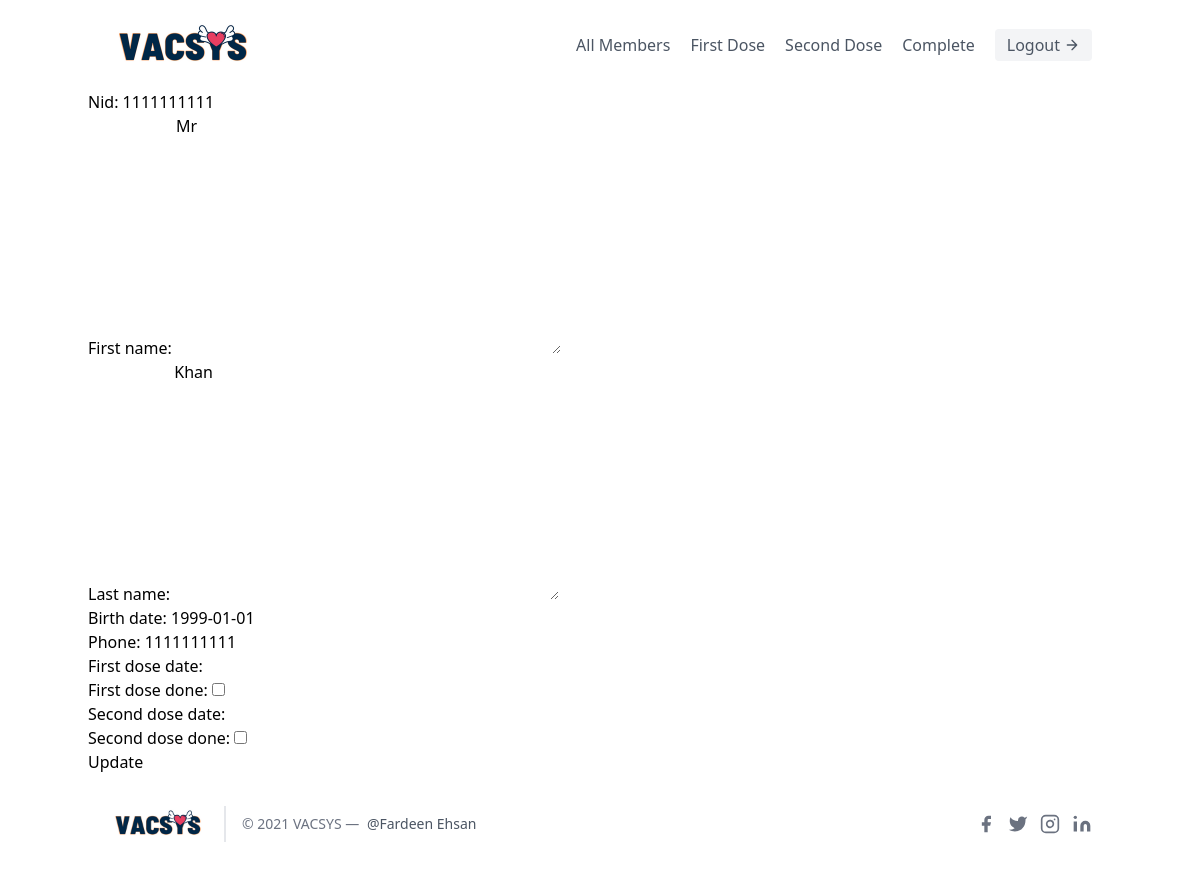
The page /dashboard/member/1111111111 (signed in) on the database its author committed.
### vaccine/models.py (models this page shows, shortened)
class Member(models.Model):
    nid = models.IntegerField(primary_key=True)
    first_name = models.TextField(max_length=20)
    last_name = models.TextField(max_length=20)
    birth_date = models.DateField()
    phone = models.IntegerField()
    first_dose_date = models.DateField(blank=True, null=True)
    first_dose_done = models.BooleanField(default=False)
    second_dose_date = models.DateField(blank=True, null=True)
    second_dose_done = models.BooleanField(default=False)
    HOSPITAL_CHOICES = (
        (1, 'Dhaka Medical College Hospital'),
        (2, 'Delta Medical College'),
    )
    hospital_choice = models.PositiveSmallIntegerField(choices=HOSPITAL_CHOICES, blank=True, null=True)

### vaccine/views.py (the view, shortened to what this page needs)
# urls.py: path('dashboard/member/<pk>', MemberDetailView.as_view(), name='member-details'),
class MemberDetailView(LoginRequiredMixin, generic.UpdateView):
    template_name = "vaccine/member_details.html"
    form_class = MemberUpdateForm
    def get_queryset(self):
        user = self.request.user
        return Member.objects.filter()

### vaccine/forms.py
class MemberUpdateForm(forms.ModelForm):
    class Meta:
        model = Member
        fields = (
            'nid',
            'first_name',
            'last_name',
            'birth_date',
            'phone',
            'first_dose_date',
            'first_dose_done',
            'second_dose_date',
            'second_dose_done',
        )

### vaccine/templates/vaccine/member_details.html (shortened to what this page needs)
{% extends 'base.html' %}
{% block content %}
<form method="post">
{{ form.as_p }}
<button type="submit">Update</button>
</form>
{% endblock %}

### templates/base.html (style rules this page uses)
body { min-height: 100vh; display: flex; flex-direction: column; }

### rows shown on the page
Member: nid "1111111111", first_name "Mr", last_name "Khan", birth_date "1999-01-01", phone "1111111111"
